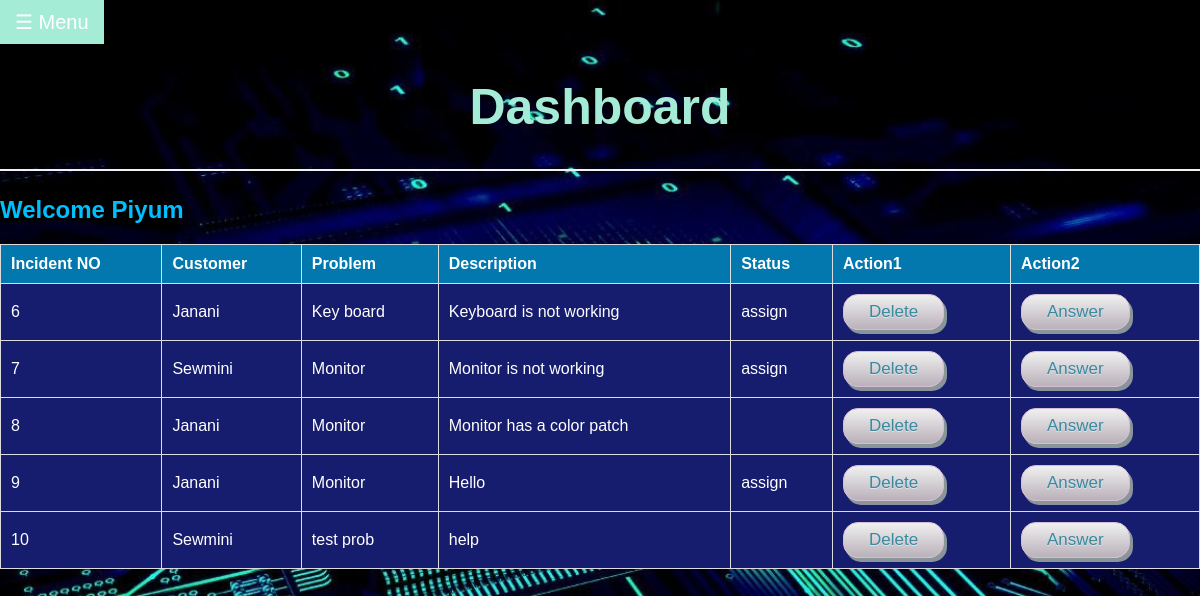
Page /employee/dashboard2.php (signed in) on the committed database.
### tables this page shows
CREATE TABLE IF NOT EXISTS `incident` (
  `incident_number` int(11) NOT NULL AUTO_INCREMENT,
  `customer_id` varchar(60) NOT NULL,
  `date` date NOT NULL,
  `problem` varchar(70) NOT NULL,
  `description` varchar(400) NOT NULL,
  PRIMARY KEY (`incident_number`),
  KEY `incident_ibfk_1` (`customer_id`)
);

CREATE TABLE IF NOT EXISTS `answers` (
  `Incident_number` int(20) NOT NULL AUTO_INCREMENT,
  `employee_id` varchar(60) NOT NULL,
  `customer_id` varchar(60) NOT NULL,
  `answer` varchar(400) NOT NULL,
  `status` varchar(20) NOT NULL,
  PRIMARY KEY (`Incident_number`),
  KEY `customer_id` (`customer_id`),
  KEY `employee_id` (`employee_id`)
);

### employee/dashboard2.php (the view, shortened to what this page needs)
<?php
    include_once '../dashboard/connect.php';
?>
<html>
    <head>
        <link rel="stylesheet" type="text/css" href="dashboard3.css">
    </head>
    <body class="body1">
          <button class="openbtn" onclick="openNav()">☰ Menu</button>
          <h1 class="h1c">Dashboard</h1>
          <hr>
            <h2><?php
                     if(isset($_SESSION['username']))
                     {
                         echo 'Welcome ' .$_SESSION['username'];
                     }
            ?></h2>
        <div class="details1">
            <table class="details">
                <tr>
                    <th>Incident NO </th>
                    <th>Customer</th>
                    <th>Problem</th>
                    <th>Description</th>
                    <th>Status</th>
                    <th>Action1</th>
                    <th>Action2</th>
                </tr>
                <?php
                        $result = mysqli_query($conn,"SELECT * FROM incident");
                        while($row = mysqli_fetch_array($result)) {
                    ?>
                        <tr class="details2">
                        <td><?php echo $row["incident_number"]; ?></td>
                        <td><?php echo $row["customer_id"]; ?></td>
                        <td><?php echo $row["problem"]; ?></td>
                        <td><?php echo $row["description"]; ?></td>
                        <td>
                            <?php
                                $result3 = mysqli_query($conn,"SELECT status FROM answers where incident_number='".$row["incident_number"]."' ");
                                $row3 = mysqli_fetch_array($result3);
                                echo $row3["status"];
                            ?>
                        </td>
                        <td><a href="delete-process.php?incident_number=<?php echo $row["incident_number"]; ?>"><button class="detail">Delete</button></a></td>
                        <td><script src="updateform2.js"></script><button class="detail" onclick="updateform()">Answer</button></td>
                        </tr>
                    <?php
                    }
                    ?>
            </table>
    </body>
</html>

### employee/dashboard3.css (style rules this page uses)
.body1 { margin:0; padding:0; background-size:cover; background-position:center; font-family:sans-serif; }
h2 { color: deepskyblue; }
.openbtn { font-size: 20px; cursor: pointer; background-color: #51adcf; color: white; padding: 10px 15px; border: none; }
.h1c { text-align: center; color:#a5ecd7; font-size: 50px; }
hr { border: 1px solid #f1f1f1; margin-bottom: 25px; }
a { color: dodgerblue; }
.details { font-family: Arial, Helvetica, sans-serif; border-collapse: collapse; width: 100%; }
.details th { padding-top: 12px; padding-bottom: 12px; text-align: left; background-color: #0278ae; color: white; }
.details tr { padding-top: 12px; padding-bottom: 12px; text-align: left; background-color: #161d6f; color: white; }
.details th,.details td { border:1px solid #ddd; padding: 10px; text-align: justify; }
.details1 { width: 100%; }
.detail { box-shadow: 3px 4px 0px 0px #899599; background:linear-gradient(to bottom, #ededed 5%, #bab1ba 100%); background-color:#ededed; border-radius:15px; border:1px solid #d6bcd6; display:inline-block; cursor:pointer; color:#3a8a9e; font-family:Arial; font-size:17px; padding:7px 25px; text-decoration:none; text-shadow:0px 1px 0px #e1e2ed; }

### employee/dashboard2.php (style rules this page uses)
body { background: url('../home/images/bg3.jpg'); }

### rows in the picture
incident: incident_number "6", customer "Janani", problem "Key board", description "Keyboard is not working", answers.status "assign"
incident: incident_number "7", customer "Sewmini", problem "Monitor", description "Monitor is not working", answers.status "assign"
incident: incident_number "8", customer "Janani", problem "Monitor", description "Monitor has a color patch"
incident: incident_number "9", customer "Janani", problem "Monitor", description "Hello", answers.status "assign"
incident: incident_number "10", customer "Sewmini", problem "test prob", description "help"

### other values in the picture
$_SESSION['username'] "Piyum"
